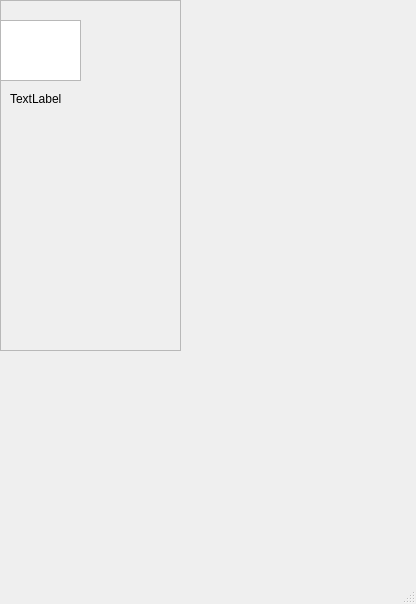
<?xml version="1.0" encoding="UTF-8"?>
<ui version="4.0">
 <class>MainWindow</class>
 <widget class="QMainWindow" name="MainWindow">
  <property name="geometry">
   <rect>
    <x>0</x>
    <y>0</y>
    <width>416</width>
    <height>604</height>
   </rect>
  </property>
  <property name="windowTitle">
   <string>MainWindow</string>
  </property>
  <widget class="QWidget" name="centralwidget">
   <widget class="QFrame" name="frame">
    <property name="geometry">
     <rect>
      <x>0</x>
      <y>0</y>
      <width>181</width>
      <height>351</height>
     </rect>
    </property>
    <property name="frameShape">
     <enum>QFrame::StyledPanel</enum>
    </property>
    <property name="frameShadow">
     <enum>QFrame::Raised</enum>
    </property>
    <widget class="QGraphicsView" name="graphicsView">
     <property name="geometry">
      <rect>
       <x>0</x>
       <y>20</y>
       <width>81</width>
       <height>61</height>
      </rect>
     </property>
    </widget>
    <widget class="QLabel" name="label">
     <property name="geometry">
      <rect>
       <x>10</x>
       <y>90</y>
       <width>59</width>
       <height>17</height>
      </rect>
     </property>
     <property name="text">
      <string>TextLabel</string>
     </property>
    </widget>
   </widget>
  </widget>
  <widget class="QStatusBar" name="statusbar"/>
 </widget>
 <resources/>
 <connections/>
</ui>
